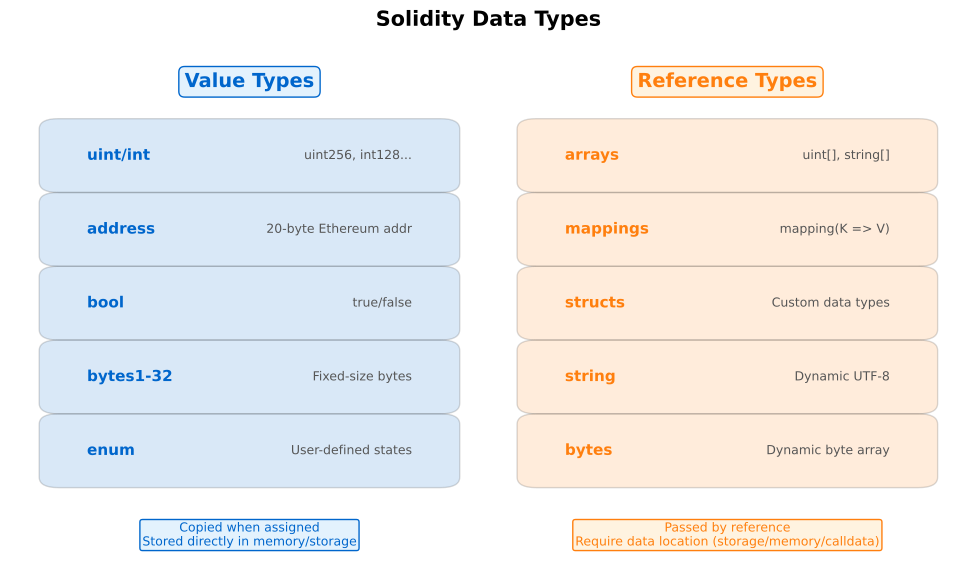

Reproduce this figure in Python.
"""
Solidity Data Types Overview
Shows value types vs reference types
"""

import matplotlib.pyplot as plt
import matplotlib.patches as mpatches
from matplotlib.patches import FancyBboxPatch
import numpy as np
from pathlib import Path

CHART_METADATA = {
    'title': 'Solidity Data Types',
    'url': 'https://github.com/Digital-AI-Finance/Blockchain_Crypto/tree/main/Module_B_Ethereum_Smart_Contracts/L15_Solidity_Fundamentals/charts/02_data_types_overview'
}

plt.rcParams.update({
    'font.size': 14,
    'axes.labelsize': 14,
    'axes.titlesize': 16,
    'xtick.labelsize': 12,
    'ytick.labelsize': 12,
    'legend.fontsize': 12,
    'figure.figsize': (10, 6),
    'figure.dpi': 150
})

MLPURPLE = '#3333B2'
MLBLUE = '#0066CC'
MLORANGE = '#FF7F0E'
MLGREEN = '#2CA02C'
MLRED = '#D62728'

fig, ax = plt.subplots(figsize=(10, 6))

# Value Types (left column)
value_types = [
    ('uint/int', 'uint256, int128...', MLBLUE),
    ('address', '20-byte Ethereum addr', MLBLUE),
    ('bool', 'true/false', MLBLUE),
    ('bytes1-32', 'Fixed-size bytes', MLBLUE),
    ('enum', 'User-defined states', MLBLUE),
]

# Reference Types (right column)
ref_types = [
    ('arrays', 'uint[], string[]', MLORANGE),
    ('mappings', 'mapping(K => V)', MLORANGE),
    ('structs', 'Custom data types', MLORANGE),
    ('string', 'Dynamic UTF-8', MLORANGE),
    ('bytes', 'Dynamic byte array', MLORANGE),
]

# Draw headers
ax.text(0.25, 0.92, 'Value Types', fontsize=14, fontweight='bold',
        ha='center', va='center', color=MLBLUE,
        bbox=dict(boxstyle='round,pad=0.3', facecolor='#E3F2FD', edgecolor=MLBLUE))

ax.text(0.75, 0.92, 'Reference Types', fontsize=14, fontweight='bold',
        ha='center', va='center', color=MLORANGE,
        bbox=dict(boxstyle='round,pad=0.3', facecolor='#FFF3E0', edgecolor=MLORANGE))

# Draw value types
y_start = 0.78
y_spacing = 0.14
for i, (name, desc, color) in enumerate(value_types):
    y = y_start - i * y_spacing
    box = FancyBboxPatch((0.05, y - 0.05), 0.40, 0.10,
                          boxstyle="round,pad=0.02", facecolor=color,
                          edgecolor='black', linewidth=1, alpha=0.15)
    ax.add_patch(box)
    ax.text(0.08, y, name, fontsize=11, fontweight='bold', va='center', color=color)
    ax.text(0.42, y, desc, fontsize=9, va='center', ha='right', color='#555')

# Draw reference types
for i, (name, desc, color) in enumerate(ref_types):
    y = y_start - i * y_spacing
    box = FancyBboxPatch((0.55, y - 0.05), 0.40, 0.10,
                          boxstyle="round,pad=0.02", facecolor=color,
                          edgecolor='black', linewidth=1, alpha=0.15)
    ax.add_patch(box)
    ax.text(0.58, y, name, fontsize=11, fontweight='bold', va='center', color=color)
    ax.text(0.92, y, desc, fontsize=9, va='center', ha='right', color='#555')

# Add key differences at bottom
props_val = dict(boxstyle='round,pad=0.2', facecolor='#E3F2FD', edgecolor=MLBLUE)
props_ref = dict(boxstyle='round,pad=0.2', facecolor='#FFF3E0', edgecolor=MLORANGE)

ax.text(0.25, 0.06, 'Copied when assigned\nStored directly in memory/storage',
        ha='center', va='center', fontsize=9, bbox=props_val, color=MLBLUE)
ax.text(0.75, 0.06, 'Passed by reference\nRequire data location (storage/memory/calldata)',
        ha='center', va='center', fontsize=9, bbox=props_ref, color=MLORANGE)

ax.set_xlim(0, 1)
ax.set_ylim(0, 1)
ax.axis('off')

ax.set_title('Solidity Data Types', fontweight='bold', fontsize=15, pad=10)
plt.tight_layout()

output_path = Path(__file__).parent / 'chart.pdf'
plt.savefig(output_path, bbox_inches='tight', dpi=300)
print(f"Chart saved to: {output_path.absolute()}")
plt.close()
